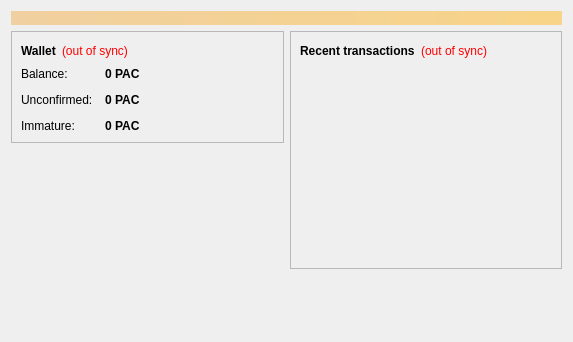
<?xml version="1.0" encoding="UTF-8"?>
<ui version="4.0">
 <class>OverviewPage</class>
 <widget class="QWidget" name="OverviewPage">
  <property name="geometry">
   <rect>
    <x>0</x>
    <y>0</y>
    <width>573</width>
    <height>342</height>
   </rect>
  </property>
  <property name="windowTitle">
   <string>Form</string>
  </property>
  <layout class="QVBoxLayout" name="topLayout">
   <item>
    <widget class="QLabel" name="labelAlerts">
     <property name="visible">
      <bool>false</bool>
     </property>
     <property name="styleSheet">
      <string notr="true">background-color: qlineargradient(x1: 0, y1: 0, x2: 1, y2: 0, stop:0 #F0D0A0, stop:1 #F8D488); color:#000000;</string>
     </property>
     <property name="wordWrap">
      <bool>true</bool>
     </property>
     <property name="margin">
      <number>3</number>
     </property>
    </widget>
   </item>
   <item>
    <layout class="QHBoxLayout" name="horizontalLayout" stretch="1,1">
     <item>
      <layout class="QVBoxLayout" name="verticalLayout_2">
       <item>
        <widget class="QFrame" name="frame">
         <property name="frameShape">
          <enum>QFrame::StyledPanel</enum>
         </property>
         <property name="frameShadow">
          <enum>QFrame::Raised</enum>
         </property>
         <layout class="QVBoxLayout" name="verticalLayout_4">
          <item>
           <layout class="QHBoxLayout" name="horizontalLayout_4">
            <item>
             <widget class="QLabel" name="label_5">
              <property name="font">
               <font>
                <weight>75</weight>
                <bold>true</bold>
               </font>
              </property>
              <property name="text">
               <string>Wallet</string>
              </property>
             </widget>
            </item>
            <item>
             <widget class="QLabel" name="labelWalletStatus">
              <property name="toolTip">
               <string>The displayed information may be out of date. Your wallet automatically synchronizes with the ParanoiaCoin network after a connection is established, but this process has not completed yet.</string>
              </property>
              <property name="styleSheet">
               <string notr="true">QLabel { color: red; }</string>
              </property>
              <property name="text">
               <string notr="true">(out of sync)</string>
              </property>
              <property name="alignment">
               <set>Qt::AlignLeading|Qt::AlignLeft|Qt::AlignVCenter</set>
              </property>
             </widget>
            </item>
            <item>
             <spacer name="horizontalSpacer_2">
              <property name="orientation">
               <enum>Qt::Horizontal</enum>
              </property>
              <property name="sizeHint" stdset="0">
               <size>
                <width>40</width>
                <height>20</height>
               </size>
              </property>
             </spacer>
            </item>
           </layout>
          </item>
          <item>
           <layout class="QFormLayout" name="formLayout_2">
            <property name="fieldGrowthPolicy">
             <enum>QFormLayout::AllNonFixedFieldsGrow</enum>
            </property>
            <property name="horizontalSpacing">
             <number>12</number>
            </property>
            <property name="verticalSpacing">
             <number>12</number>
            </property>
            <item row="0" column="0">
             <widget class="QLabel" name="label">
              <property name="text">
               <string>Balance:</string>
              </property>
             </widget>
            </item>
            <item row="0" column="1">
             <widget class="QLabel" name="labelBalance">
              <property name="font">
               <font>
                <weight>75</weight>
                <bold>true</bold>
               </font>
              </property>
              <property name="cursor">
               <cursorShape>IBeamCursor</cursorShape>
              </property>
              <property name="toolTip">
               <string>Your current balance</string>
              </property>
              <property name="text">
               <string notr="true">0 PAC</string>
              </property>
              <property name="textInteractionFlags">
               <set>Qt::LinksAccessibleByMouse|Qt::TextSelectableByKeyboard|Qt::TextSelectableByMouse</set>
              </property>
             </widget>
            </item>
            <item row="1" column="0">
             <widget class="QLabel" name="label_3">
              <property name="text">
               <string>Unconfirmed:</string>
              </property>
             </widget>
            </item>
            <item row="1" column="1">
             <widget class="QLabel" name="labelUnconfirmed">
              <property name="font">
               <font>
                <weight>75</weight>
                <bold>true</bold>
               </font>
              </property>
              <property name="cursor">
               <cursorShape>IBeamCursor</cursorShape>
              </property>
              <property name="toolTip">
               <string>Total of transactions that have yet to be confirmed, and do not yet count toward the current balance</string>
              </property>
              <property name="text">
               <string notr="true">0 PAC</string>
              </property>
              <property name="textInteractionFlags">
               <set>Qt::LinksAccessibleByMouse|Qt::TextSelectableByKeyboard|Qt::TextSelectableByMouse</set>
              </property>
             </widget>
            </item>
            <item row="2" column="0">
             <widget class="QLabel" name="labelImmatureText">
              <property name="text">
               <string>Immature:</string>
              </property>
             </widget>
            </item>
            <item row="2" column="1">
             <widget class="QLabel" name="labelImmature">
              <property name="font">
               <font>
                <weight>75</weight>
                <bold>true</bold>
               </font>
              </property>
              <property name="toolTip">
               <string>Mined balance that has not yet matured</string>
              </property>
              <property name="text">
               <string notr="true">0 PAC</string>
              </property>
              <property name="textInteractionFlags">
               <set>Qt::LinksAccessibleByMouse|Qt::TextSelectableByKeyboard|Qt::TextSelectableByMouse</set>
              </property>
             </widget>
            </item>
           </layout>
          </item>
         </layout>
        </widget>
       </item>
       <item>
        <spacer name="verticalSpacer">
         <property name="orientation">
          <enum>Qt::Vertical</enum>
         </property>
         <property name="sizeHint" stdset="0">
          <size>
           <width>20</width>
           <height>40</height>
          </size>
         </property>
        </spacer>
       </item>
        <item>
         <widget class="QLabel" name="label_wallet_bgcoin">
          <property name="text">
           <string/>
          </property>
          <property name="pixmap">
           <pixmap resource="../bitcoin.qrc">:/images/wallet_bgcoin</pixmap>
          </property>
          <property name="scaledContents">
           <bool>false</bool>
          </property>
          <property name="alignment">
           <set>Qt::AlignCenter</set>
          </property>
          <property name="margin">
           <number>-2</number>
          </property>
         </widget>
        </item>
        <item>
         <widget class="QLabel" name="label_6">
          <property name="text">
           <string/>
          </property>
         </widget>
        </item>
      </layout>
     </item>
     <item>
      <layout class="QVBoxLayout" name="verticalLayout_3">
       <item>
        <widget class="QFrame" name="frame_2">
         <property name="frameShape">
          <enum>QFrame::StyledPanel</enum>
         </property>
         <property name="frameShadow">
          <enum>QFrame::Raised</enum>
         </property>
         <layout class="QVBoxLayout" name="verticalLayout">
          <item>
           <layout class="QHBoxLayout" name="horizontalLayout_2">
            <item>
             <widget class="QLabel" name="label_4">
              <property name="text">
               <string>&lt;b&gt;Recent transactions&lt;/b&gt;</string>
              </property>
             </widget>
            </item>
            <item>
             <widget class="QLabel" name="labelTransactionsStatus">
              <property name="toolTip">
               <string>The displayed information may be out of date. Your wallet automatically synchronizes with the ParanoiaCoin network after a connection is established, but this process has not completed yet.</string>
              </property>
              <property name="styleSheet">
               <string notr="true">QLabel { color: red; }</string>
              </property>
              <property name="text">
               <string notr="true">(out of sync)</string>
              </property>
              <property name="alignment">
               <set>Qt::AlignRight|Qt::AlignTrailing|Qt::AlignVCenter</set>
              </property>
             </widget>
            </item>
            <item>
             <spacer name="horizontalSpacer">
              <property name="orientation">
               <enum>Qt::Horizontal</enum>
              </property>
              <property name="sizeHint" stdset="0">
               <size>
                <width>40</width>
                <height>20</height>
               </size>
              </property>
             </spacer>
            </item>
           </layout>
          </item>
          <item>
           <widget class="QListView" name="listTransactions">
            <property name="styleSheet">
             <string notr="true">QListView { background: transparent; }</string>
            </property>
            <property name="frameShape">
             <enum>QFrame::NoFrame</enum>
            </property>
            <property name="verticalScrollBarPolicy">
             <enum>Qt::ScrollBarAlwaysOff</enum>
            </property>
            <property name="horizontalScrollBarPolicy">
             <enum>Qt::ScrollBarAlwaysOff</enum>
            </property>
            <property name="selectionMode">
             <enum>QAbstractItemView::NoSelection</enum>
            </property>
           </widget>
          </item>
         </layout>
        </widget>
       </item>
       <item>
        <spacer name="verticalSpacer_2">
         <property name="orientation">
          <enum>Qt::Vertical</enum>
         </property>
         <property name="sizeHint" stdset="0">
          <size>
           <width>20</width>
           <height>40</height>
          </size>
         </property>
        </spacer>
       </item>
      </layout>
     </item>
    </layout>
   </item>
  </layout>
 </widget>
 <resources/>
 <connections/>
</ui>
